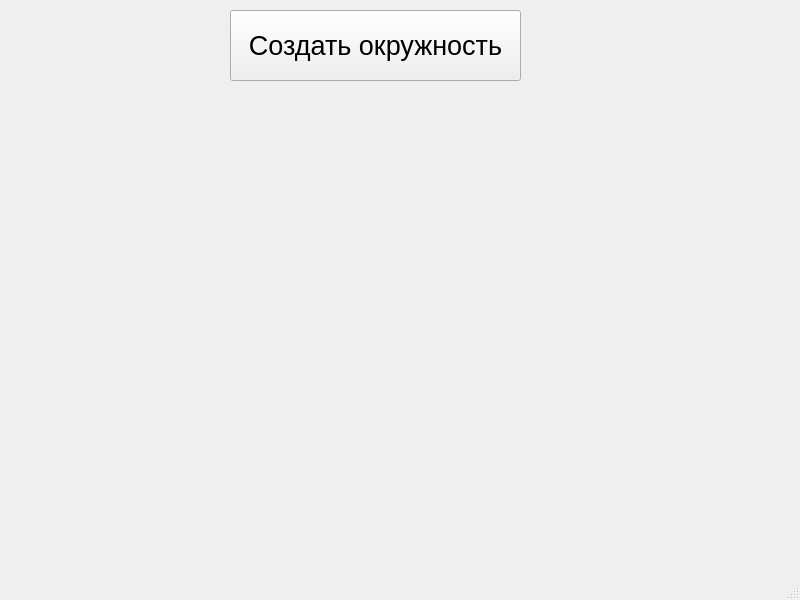
<?xml version="1.0" encoding="UTF-8"?>
<ui version="4.0">
 <class>MainWindow</class>
 <widget class="QMainWindow" name="MainWindow">
  <property name="geometry">
   <rect>
    <x>0</x>
    <y>0</y>
    <width>800</width>
    <height>600</height>
   </rect>
  </property>
  <property name="windowTitle">
   <string>MainWindow</string>
  </property>
  <widget class="QWidget" name="centralwidget">
   <widget class="QPushButton" name="button">
    <property name="geometry">
     <rect>
      <x>230</x>
      <y>10</y>
      <width>291</width>
      <height>71</height>
     </rect>
    </property>
    <property name="font">
     <font>
      <pointsize>20</pointsize>
     </font>
    </property>
    <property name="text">
     <string>Создать окружность</string>
    </property>
   </widget>
  </widget>
  <widget class="QMenuBar" name="menubar">
   <property name="geometry">
    <rect>
     <x>0</x>
     <y>0</y>
     <width>800</width>
     <height>21</height>
    </rect>
   </property>
  </widget>
  <widget class="QStatusBar" name="statusbar"/>
 </widget>
 <resources/>
 <connections/>
</ui>
